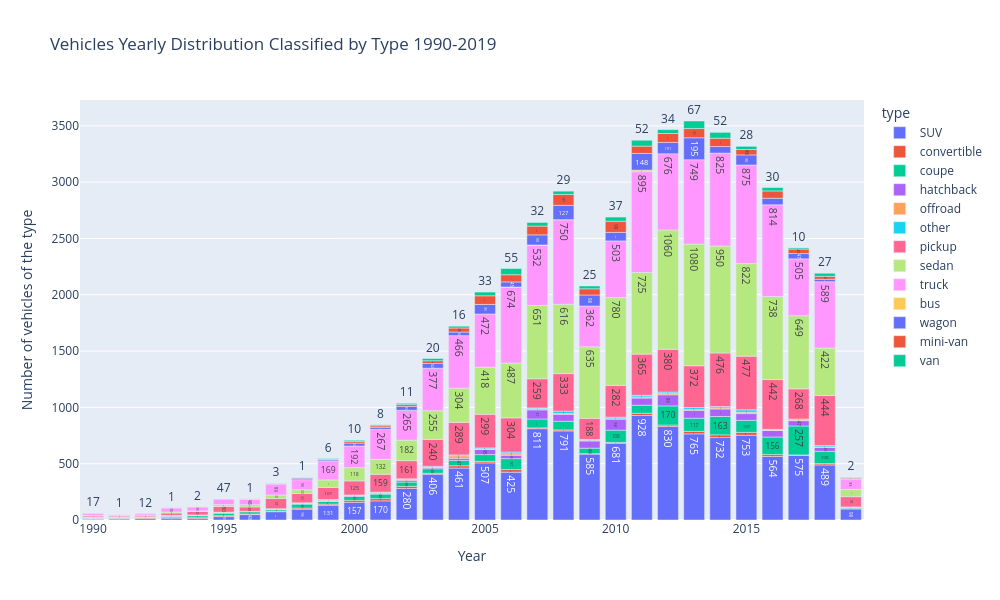
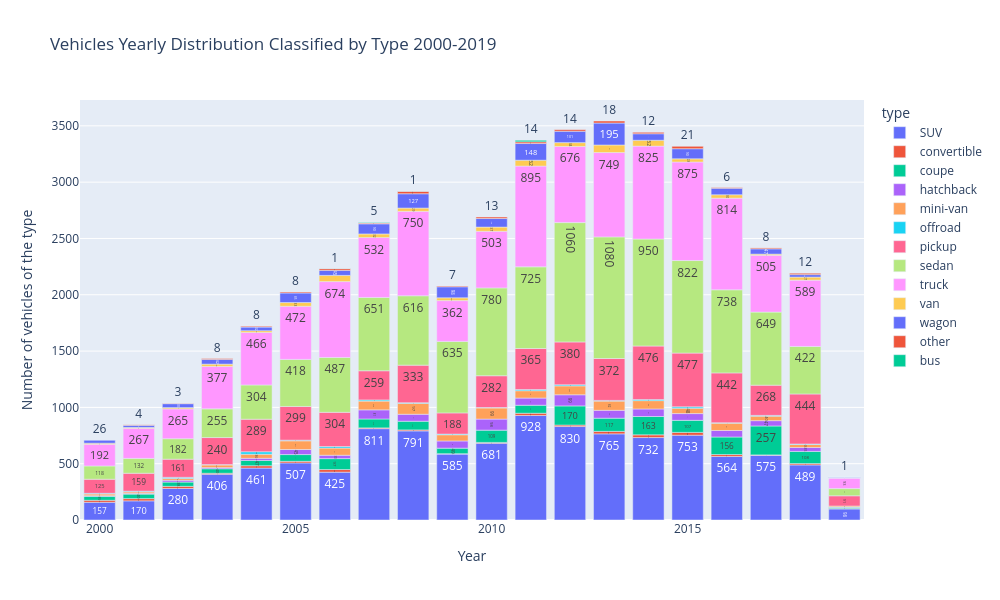

Notebook code cell kept with these figures, in order:
### Markdown cell above
The cars sell at quite similiar rates except buses which seem to be less popular with this client base. There is not a hyge variation in how quickly the colors or models sell either. Let us look at other parameters.

### Code cell
#group the vehicle database by year and types to see the distribution of the types by year
yearly_type = vdf_clean.groupby(['model_year','type']).count().reset_index()
yearly_type.rename(columns={'price': 'number_of_vehicles'}, inplace=True)
yearly_type.drop(columns=['model','condition','cylinders','fuel','odometer','transmission','paint_color','is_4wd','date_posted','days_listed'], inplace=True)
#we filter the dataframe to only look at model years after 1990
yearly_type_1990 = yearly_type[yearly_type['model_year'] >= 1990]
detailed_types_bar_1990 = px.bar(yearly_type_1990, 
                             x ='model_year', 
                             y = 'number_of_vehicles', 
                             color = 'type', 
                             title='Vehicles Yearly Distribution Classified by Type 1990-2019', 
                             text = 'number_of_vehicles',
                             labels = dict(model_year = 'Year', number_of_vehicles = 'Number of vehicles of the type'),
                             height=600,
                             width=1000
                             )
detailed_types_bar_1990.show()
#we filter further to look at only years after 2000
yearly_type_2000 = yearly_type[yearly_type['model_year'] >= 2000]
detailed_types_bar_2000 = px.bar(yearly_type_2000, 
                             x ='model_year', 
                             y = 'number_of_vehicles', 
                             color = 'type', 
                             title='Vehicles Yearly Distribution Classified by Type 2000-2019', 
                             text = 'number_of_vehicles',
                             labels = dict(model_year = 'Year', number_of_vehicles = 'Number of vehicles of the type'),
                             height=600,
                             width=1000
                             )
detailed_types_bar_2000.show()

### Figure 1 — Plotly figure (JSON) as saved in the notebook; plotly's stock layout.template omitted (floating-point values rounded to 4 significant figures)
{"data": [{"hovertemplate": "type=SUV<br>Year=%{x}<br>Number of vehicles of the type=%{text}<extra></extra>", "legendgroup": "SUV", "marker": {"color": "#636efa", "pattern": {"shape": ""}}, "name": "SUV", "orientation": "v", "showlegend": true, "text": [6.0, 9.0, 13.0, 17.0, 15.0, 30.0, 48.0, 74.0, 96.0, 131.0, 157.0, 170.0, 280.0, 406.0, 461.0, 507.0, 425.0, 811.0, 791.0, 585.0, 681.0, 928.0, 830.0, 765.0, 732.0, 753.0, 564.0, 575.0, 489.0, 98.0], "textposition": "auto", "type": "bar", "x": [1990, 1991, 1992, 1993, 1994, 1995, 1996, 1997, 1998, 1999, 2000, 2001, 2002, 2003, 2004, 2005, 2006, 2007, 2008, 2009, 2010, 2011, 2012, 2013, 2014, 2015, 2016, 2017, 2018, 2019], "xaxis": "x", "y": [6, 9, 13, 17, 15, 30, 48, 74, 96, 131, 157, 170, 280, 406, 461, 507, 425, 811, 791, 585, 681, 928, 830, 765, 732, 753, 564, 575, 489, 98], "yaxis": "y"}, {"hovertemplate": "type=convertible<br>Year=%{x}<br>Number of vehicles of the type=%{text}<extra></extra>", "legendgroup": "convertible", "marker": {"color": "#EF553B", "pattern": {"shape": ""}}, "name": "convertible", "orientation": "v", "showlegend": true, "text": [6.0, 6.0, 8.0, 4.0, 11.0, 8.0, 5.0, 5.0, 10.0, 10.0, 18.0, 20.0, 19.0, 9.0, 21.0, 14.0, 23.0, 7.0, 9.0, 4.0, 8.0, 20.0, 13.0, 22.0, 24.0, 25.0, 17.0, 3.0, 12.0, 4.0], "textposition": "auto", "type": "bar", "x": [1990, 1991, 1992, 1993, 1994, 1995, 1996, 1997, 1998, 1999, 2000, 2001, 2002, 2003, 2004, 2005, 2006, 2007, 2008, 2009, 2010, 2011, 2012, 2013, 2014, 2015, 2016, 2017, 2018, 2019], "xaxis": "x", "y": [6, 6, 8, 4, 11, 8, 5, 5, 10, 10, 18, 20, 19, 9, 21, 14, 23, 7, 9, 4, 8, 20, 13, 22, 24, 25, 17, 3, 12, 4], "yaxis": "y"}, {"hovertemplate": "type=coupe<br>Year=%{x}<br>Number of vehicles of the type=%{text}<extra></extra>", "legendgroup": "coupe", "marker": {"color": "#00cc96", "pattern": {"shape": ""}}, "name": "coupe", "orientation": "v", "showlegend": true, "text": [4.0, 4.0, 5.0, 11.0, 15.0, 24.0, 20.0, 13.0, 36.0, 23.0, 35.0, 40.0, 38.0, 40.0, 47.0, 60.0, 97.0, 79.0, 77.0, 49.0, 109.0, 71.0, 170.0, 117.0, 163.0, 107.0, 156.0, 257.0, 108.0, 12.0], "textposition": "auto", "type": "bar", "x": [1990, 1991, 1992, 1993, 1994, 1995, 1996, 1997, 1998, 1999, 2000, 2001, 2002, 2003, 2004, 2005, 2006, 2007, 2008, 2009, 2010, 2011, 2012, 2013, 2014, 2015, 2016, 2017, 2018, 2019], "xaxis": "x", "y": [4, 4, 5, 11, 15, 24, 20, 13, 36, 23, 35, 40, 38, 40, 47, 60, 97, 79, 77, 49, 109, 71, 170, 117, 163, 107, 156, 257, 108, 12], "yaxis": "y"}, {"hovertemplate": "type=hatchback<br>Year=%{x}<br>Number of vehicles of the type=%{text}<extra></extra>", "legendgroup": "hatchback", "marker": {"color": "#ab63fa", "pattern": {"shape": ""}}, "name": "hatchback", "orientation": "v", "showlegend": true, "text": [3.0, 3.0, 4.0, 1.0, 1.0, 2.0, 3.0, 6.0, 7.0, 16.0, 10.0, 19.0, 45.0, 30.0, 81.0, 62.0, 64.0, 98.0, 64.0, 99.0, 70.0, 67.0, 60.0, 58.0, 47.0, 35.0, 1.0], "textposition": "auto", "type": "bar", "x": [1990, 1991, 1993, 1994, 1995, 1998, 1999, 2000, 2001, 2002, 2003, 2004, 2005, 2006, 2007, 2008, 2009, 2010, 2011, 2012, 2013, 2014, 2015, 2016, 2017, 2018, 2019], "xaxis": "x", "y": [3, 3, 4, 1, 1, 2, 3, 6, 7, 16, 10, 19, 45, 30, 81, 62, 64, 98, 64, 99, 70, 67, 60, 58, 47, 35, 1], "yaxis": "y"}, {"hovertemplate": "type=offroad<br>Year=%{x}<br>Number of vehicles of the type=%{text}<extra></extra>", "legendgroup": "offroad", "marker": {"color": "#FFA15A", "pattern": {"shape": ""}}, "name": "offroad", "orientation": "v", "showlegend": true, "text": [4.0, 6.0, 2.0, 4.0, 5.0, 2.0, 5.0, 6.0, 9.0, 6.0, 6.0, 10.0, 3.0, 22.0, 6.0, 13.0, 10.0, 6.0, 6.0, 4.0, 10.0, 10.0, 6.0, 9.0, 12.0, 4.0, 7.0, 5.0], "textposition": "auto", "type": "bar", "x": [1990, 1991, 1992, 1993, 1995, 1996, 1997, 1998, 1999, 2000, 2001, 2002, 2003, 2004, 2005, 2006, 2007, 2008, 2009, 2010, 2011, 2012, 2013, 2014, 2015, 2016, 2017, 2018], "xaxis": "x", "y": [4, 6, 2, 4, 5, 2, 5, 6, 9, 6, 6, 10, 3, 22, 6, 13, 10, 6, 6, 4, 10, 10, 6, 9, 12, 4, 7, 5], "yaxis": "y"}, {"hovertemplate": "type=other<br>Year=%{x}<br>Number of vehicles of the type=%{text}<extra></extra>", "legendgroup": "other", "marker": {"color": "#19d3f3", "pattern": {"shape": ""}}, "name": "other", "orientation": "v", "showlegend": true, "text": [2.0, 1.0, 1.0, 1.0, 3.0, 2.0, 2.0, 3.0, 3.0, 6.0, 4.0, 3.0, 8.0, 8.0, 8.0, 15.0, 7.0, 22.0, 7.0, 13.0, 15.0, 14.0, 18.0, 12.0, 21.0, 6.0, 8.0, 12.0, 1.0], "textposition": "auto", "type": "bar", "x": [1990, 1991, 1992, 1993, 1994, 1995, 1996, 1997, 1998, 1999, 2001, 2002, 2003, 2004, 2005, 2006, 2007, 2008, 2009, 2010, 2011, 2012, 2013, 2014, 2015, 2016, 2017, 2018, 2019], "xaxis": "x", "y": [2, 1, 1, 1, 3, 2, 2, 3, 3, 6, 4, 3, 8, 8, 8, 15, 7, 22, 7, 13, 15, 14, 18, 12, 21, 6, 8, 12, 1], "yaxis": "y"}, {"hovertemplate": "type=pickup<br>Year=%{x}<br>Number of vehicles of the type=%{text}<extra></extra>", "legendgroup": "pickup", "marker": {"color": "#FF6692", "pattern": {"shape": ""}}, "name": "pickup", "orientation": "v", "showlegend": true, "text": [11.0, 10.0, 14.0, 21.0, 32.0, 50.0, 39.0, 91.0, 82.0, 107.0, 125.0, 159.0, 161.0, 240.0, 289.0, 299.0, 304.0, 259.0, 333.0, 188.0, 282.0, 365.0, 380.0, 372.0, 476.0, 477.0, 442.0, 268.0, 444.0, 91.0], "textposition": "auto", "type": "bar", "x": [1990, 1991, 1992, 1993, 1994, 1995, 1996, 1997, 1998, 1999, 2000, 2001, 2002, 2003, 2004, 2005, 2006, 2007, 2008, 2009, 2010, 2011, 2012, 2013, 2014, 2015, 2016, 2017, 2018, 2019], "xaxis": "x", "y": [11, 10, 14, 21, 32, 50, 39, 91, 82, 107, 125, 159, 161, 240, 289, 299, 304, 259, 333, 188, 282, 365, 380, 372, 476, 477, 442, 268, 444, 91], "yaxis": "y"}, {"hovertemplate": "type=sedan<br>Year=%{x}<br>Number of vehicles of the type=%{text}<extra></extra>", "legendgroup": "sedan", "marker": {"color": "#B6E880", "pattern": {"shape": ""}}, "name": "sedan", "orientation": "v", "showlegend": true, "text": [5.0, 3.0, 2.0, 9.0, 4.0, 17.0, 20.0, 31.0, 33.0, 67.0, 118.0, 132.0, 182.0, 255.0, 304.0, 418.0, 487.0, 651.0, 616.0, 635.0, 780.0, 725.0, 1060.0, 1080.0, 950.0, 822.0, 738.0, 649.0, 422.0, 64.0], "textposition": "auto", "type": "bar", "x": [1990, 1991, 1992, 1993, 1994, 1995, 1996, 1997, 1998, 1999, 2000, 2001, 2002, 2003, 2004, 2005, 2006, 2007, 2008, 2009, 2010, 2011, 2012, 2013, 2014, 2015, 2016, 2017, 2018, 2019], "xaxis": "x", "y": [5, 3, 2, 9, 4, 17, 20, 31, 33, 67, 118, 132, 182, 255, 304, 418, 487, 651, 616, 635, 780, 725, 1060, 1080, 950, 822, 738, 649, 422, 64], "yaxis": "y"}, {"hovertemplate": "type=truck<br>Year=%{x}<br>Number of vehicles of the type=%{text}<extra></extra>", "legendgroup": "truck", "marker": {"color": "#FF97FF", "pattern": {"shape": ""}}, "name": "truck", "orientation": "v", "showlegend": true, "text": [17.0, 8.0, 12.0, 36.0, 35.0, 47.0, 48.0, 99.0, 90.0, 169.0, 192.0, 267.0, 265.0, 377.0, 466.0, 472.0, 674.0, 532.0, 750.0, 362.0, 503.0, 895.0, 676.0, 749.0, 825.0, 875.0, 814.0, 505.0, 589.0, 93.0], "textposition": "auto", "type": "bar", "x": [1990, 1991, 1992, 1993, 1994, 1995, 1996, 1997, 1998, 1999, 2000, 2001, 2002, 2003, 2004, 2005, 2006, 2007, 2008, 2009, 2010, 2011, 2012, 2013, 2014, 2015, 2016, 2017, 2018, 2019], "xaxis": "x", "y": [17, 8, 12, 36, 35, 47, 48, 99, 90, 169, 192, 267, 265, 377, 466, 472, 674, 532, 750, 362, 503, 895, 676, 749, 825, 875, 814, 505, 589, 93], "yaxis": "y"}, {"hovertemplate": "type=bus<br>Year=%{x}<br>Number of vehicles of the type=%{text}<extra></extra>", "legendgroup": "bus", "marker": {"color": "#FECB52", "pattern": {"shape": ""}}, "name": "bus", "orientation": "v", "showlegend": true, "text": [1.0, 2.0, 1.0, 5.0, 1.0, 14.0], "textposition": "auto", "type": "bar", "x": [1991, 1994, 2006, 2007, 2008, 2011], "xaxis": "x", "y": [1, 2, 1, 5, 1, 14], "yaxis": "y"}, {"hovertemplate": "type=wagon<br>Year=%{x}<br>Number of vehicles of the type=%{text}<extra></extra>", "legendgroup": "wagon", "marker": {"color": "#636efa", "pattern": {"shape": ""}}, "name": "wagon", "orientation": "v", "showlegend": true, "text": [1.0, 3.0, 1.0, 13.0, 11.0, 26.0, 19.0, 35.0, 42.0, 32.0, 85.0, 45.0, 90.0, 127.0, 98.0, 76.0, 148.0, 101.0, 195.0, 58.0, 90.0, 58.0, 47.0, 22.0, 5.0], "textposition": "auto", "type": "bar", "x": [1993, 1996, 1997, 1998, 1999, 2000, 2001, 2002, 2003, 2004, 2005, 2006, 2007, 2008, 2009, 2010, 2011, 2012, 2013, 2014, 2015, 2016, 2017, 2018, 2019], "xaxis": "x", "y": [1, 3, 1, 13, 11, 26, 19, 35, 42, 32, 85, 45, 90, 127, 98, 76, 148, 101, 195, 58, 90, 58, 47, 22, 5], "yaxis": "y"}, {"hovertemplate": "type=mini-van<br>Year=%{x}<br>Number of vehicles of the type=%{text}<extra></extra>", "legendgroup": "mini-van", "marker": {"color": "#EF553B", "pattern": {"shape": ""}}, "name": "mini-van", "orientation": "v", "showlegend": true, "text": [1.0, 2.0, 6.0, 4.0, 15.0, 13.0, 16.0, 24.0, 36.0, 77.0, 64.0, 78.0, 97.0, 55.0, 99.0, 65.0, 79.0, 82.0, 74.0, 48.0, 65.0, 40.0, 26.0, 9.0], "textposition": "auto", "type": "bar", "x": [1996, 1997, 1998, 1999, 2000, 2001, 2002, 2003, 2004, 2005, 2006, 2007, 2008, 2009, 2010, 2011, 2012, 2013, 2014, 2015, 2016, 2017, 2018, 2019], "xaxis": "x", "y": [1, 2, 6, 4, 15, 13, 16, 24, 36, 77, 64, 78, 97, 55, 99, 65, 79, 82, 74, 48, 65, 40, 26, 9], "yaxis": "y"}, {"hovertemplate": "type=van<br>Year=%{x}<br>Number of vehicles of the type=%{text}<extra></extra>", "legendgroup": "van", "marker": {"color": "#00cc96", "pattern": {"shape": ""}}, "name": "van", "orientation": "v", "showlegend": true, "text": [1.0, 3.0, 1.0, 6.0, 10.0, 8.0, 11.0, 20.0, 16.0, 33.0, 55.0, 32.0, 29.0, 25.0, 37.0, 52.0, 34.0, 67.0, 52.0, 28.0, 30.0, 10.0, 27.0, 2.0], "textposition": "auto", "type": "bar", "x": [1996, 1997, 1998, 1999, 2000, 2001, 2002, 2003, 2004, 2005, 2006, 2007, 2008, 2009, 2010, 2011, 2012, 2013, 2014, 2015, 2016, 2017, 2018, 2019], "xaxis": "x", "y": [1, 3, 1, 6, 10, 8, 11, 20, 16, 33, 55, 32, 29, 25, 37, 52, 34, 67, 52, 28, 30, 10, 27, 2], "yaxis": "y"}], "layout": {"barmode": "relative", "height": 600, "legend": {"title": {"text": "type"}, "tracegroupgap": 0}, "title": {"text": "Vehicles Yearly Distribution Classified by Type 1990-2019"}, "width": 1000, "xaxis": {"anchor": "y", "domain": [0, 1], "title": {"text": "Year"}}, "yaxis": {"anchor": "x", "domain": [0, 1], "title": {"text": "Number of vehicles of the type"}}}}

### Figure 2 — Plotly figure (JSON) as saved in the notebook; plotly's stock layout.template omitted (floating-point values rounded to 4 significant figures)
{"data": [{"hovertemplate": "type=SUV<br>Year=%{x}<br>Number of vehicles of the type=%{text}<extra></extra>", "legendgroup": "SUV", "marker": {"color": "#636efa", "pattern": {"shape": ""}}, "name": "SUV", "orientation": "v", "showlegend": true, "text": [157.0, 170.0, 280.0, 406.0, 461.0, 507.0, 425.0, 811.0, 791.0, 585.0, 681.0, 928.0, 830.0, 765.0, 732.0, 753.0, 564.0, 575.0, 489.0, 98.0], "textposition": "auto", "type": "bar", "x": [2000, 2001, 2002, 2003, 2004, 2005, 2006, 2007, 2008, 2009, 2010, 2011, 2012, 2013, 2014, 2015, 2016, 2017, 2018, 2019], "xaxis": "x", "y": [157, 170, 280, 406, 461, 507, 425, 811, 791, 585, 681, 928, 830, 765, 732, 753, 564, 575, 489, 98], "yaxis": "y"}, {"hovertemplate": "type=convertible<br>Year=%{x}<br>Number of vehicles of the type=%{text}<extra></extra>", "legendgroup": "convertible", "marker": {"color": "#EF553B", "pattern": {"shape": ""}}, "name": "convertible", "orientation": "v", "showlegend": true, "text": [18.0, 20.0, 19.0, 9.0, 21.0, 14.0, 23.0, 7.0, 9.0, 4.0, 8.0, 20.0, 13.0, 22.0, 24.0, 25.0, 17.0, 3.0, 12.0, 4.0], "textposition": "auto", "type": "bar", "x": [2000, 2001, 2002, 2003, 2004, 2005, 2006, 2007, 2008, 2009, 2010, 2011, 2012, 2013, 2014, 2015, 2016, 2017, 2018, 2019], "xaxis": "x", "y": [18, 20, 19, 9, 21, 14, 23, 7, 9, 4, 8, 20, 13, 22, 24, 25, 17, 3, 12, 4], "yaxis": "y"}, {"hovertemplate": "type=coupe<br>Year=%{x}<br>Number of vehicles of the type=%{text}<extra></extra>", "legendgroup": "coupe", "marker": {"color": "#00cc96", "pattern": {"shape": ""}}, "name": "coupe", "orientation": "v", "showlegend": true, "text": [35.0, 40.0, 38.0, 40.0, 47.0, 60.0, 97.0, 79.0, 77.0, 49.0, 109.0, 71.0, 170.0, 117.0, 163.0, 107.0, 156.0, 257.0, 108.0, 12.0], "textposition": "auto", "type": "bar", "x": [2000, 2001, 2002, 2003, 2004, 2005, 2006, 2007, 2008, 2009, 2010, 2011, 2012, 2013, 2014, 2015, 2016, 2017, 2018, 2019], "xaxis": "x", "y": [35, 40, 38, 40, 47, 60, 97, 79, 77, 49, 109, 71, 170, 117, 163, 107, 156, 257, 108, 12], "yaxis": "y"}, {"hovertemplate": "type=hatchback<br>Year=%{x}<br>Number of vehicles of the type=%{text}<extra></extra>", "legendgroup": "hatchback", "marker": {"color": "#ab63fa", "pattern": {"shape": ""}}, "name": "hatchback", "orientation": "v", "showlegend": true, "text": [6.0, 7.0, 16.0, 10.0, 19.0, 45.0, 30.0, 81.0, 62.0, 64.0, 98.0, 64.0, 99.0, 70.0, 67.0, 60.0, 58.0, 47.0, 35.0, 1.0], "textposition": "auto", "type": "bar", "x": [2000, 2001, 2002, 2003, 2004, 2005, 2006, 2007, 2008, 2009, 2010, 2011, 2012, 2013, 2014, 2015, 2016, 2017, 2018, 2019], "xaxis": "x", "y": [6, 7, 16, 10, 19, 45, 30, 81, 62, 64, 98, 64, 99, 70, 67, 60, 58, 47, 35, 1], "yaxis": "y"}, {"hovertemplate": "type=mini-van<br>Year=%{x}<br>Number of vehicles of the type=%{text}<extra></extra>", "legendgroup": "mini-van", "marker": {"color": "#FFA15A", "pattern": {"shape": ""}}, "name": "mini-van", "orientation": "v", "showlegend": true, "text": [15.0, 13.0, 16.0, 24.0, 36.0, 77.0, 64.0, 78.0, 97.0, 55.0, 99.0, 65.0, 79.0, 82.0, 74.0, 48.0, 65.0, 40.0, 26.0, 9.0], "textposition": "auto", "type": "bar", "x": [2000, 2001, 2002, 2003, 2004, 2005, 2006, 2007, 2008, 2009, 2010, 2011, 2012, 2013, 2014, 2015, 2016, 2017, 2018, 2019], "xaxis": "x", "y": [15, 13, 16, 24, 36, 77, 64, 78, 97, 55, 99, 65, 79, 82, 74, 48, 65, 40, 26, 9], "yaxis": "y"}, {"hovertemplate": "type=offroad<br>Year=%{x}<br>Number of vehicles of the type=%{text}<extra></extra>", "legendgroup": "offroad", "marker": {"color": "#19d3f3", "pattern": {"shape": ""}}, "name": "offroad", "orientation": "v", "showlegend": true, "text": [6.0, 6.0, 10.0, 3.0, 22.0, 6.0, 13.0, 10.0, 6.0, 6.0, 4.0, 10.0, 10.0, 6.0, 9.0, 12.0, 4.0, 7.0, 5.0], "textposition": "auto", "type": "bar", "x": [2000, 2001, 2002, 2003, 2004, 2005, 2006, 2007, 2008, 2009, 2010, 2011, 2012, 2013, 2014, 2015, 2016, 2017, 2018], "xaxis": "x", "y": [6, 6, 10, 3, 22, 6, 13, 10, 6, 6, 4, 10, 10, 6, 9, 12, 4, 7, 5], "yaxis": "y"}, {"hovertemplate": "type=pickup<br>Year=%{x}<br>Number of vehicles of the type=%{text}<extra></extra>", "legendgroup": "pickup", "marker": {"color": "#FF6692", "pattern": {"shape": ""}}, "name": "pickup", "orientation": "v", "showlegend": true, "text": [125.0, 159.0, 161.0, 240.0, 289.0, 299.0, 304.0, 259.0, 333.0, 188.0, 282.0, 365.0, 380.0, 372.0, 476.0, 477.0, 442.0, 268.0, 444.0, 91.0], "textposition": "auto", "type": "bar", "x": [2000, 2001, 2002, 2003, 2004, 2005, 2006, 2007, 2008, 2009, 2010, 2011, 2012, 2013, 2014, 2015, 2016, 2017, 2018, 2019], "xaxis": "x", "y": [125, 159, 161, 240, 289, 299, 304, 259, 333, 188, 282, 365, 380, 372, 476, 477, 442, 268, 444, 91], "yaxis": "y"}, {"hovertemplate": "type=sedan<br>Year=%{x}<br>Number of vehicles of the type=%{text}<extra></extra>", "legendgroup": "sedan", "marker": {"color": "#B6E880", "pattern": {"shape": ""}}, "name": "sedan", "orientation": "v", "showlegend": true, "text": [118.0, 132.0, 182.0, 255.0, 304.0, 418.0, 487.0, 651.0, 616.0, 635.0, 780.0, 725.0, 1060.0, 1080.0, 950.0, 822.0, 738.0, 649.0, 422.0, 64.0], "textposition": "auto", "type": "bar", "x": [2000, 2001, 2002, 2003, 2004, 2005, 2006, 2007, 2008, 2009, 2010, 2011, 2012, 2013, 2014, 2015, 2016, 2017, 2018, 2019], "xaxis": "x", "y": [118, 132, 182, 255, 304, 418, 487, 651, 616, 635, 780, 725, 1060, 1080, 950, 822, 738, 649, 422, 64], "yaxis": "y"}, {"hovertemplate": "type=truck<br>Year=%{x}<br>Number of vehicles of the type=%{text}<extra></extra>", "legendgroup": "truck", "marker": {"color": "#FF97FF", "pattern": {"shape": ""}}, "name": "truck", "orientation": "v", "showlegend": true, "text": [192.0, 267.0, 265.0, 377.0, 466.0, 472.0, 674.0, 532.0, 750.0, 362.0, 503.0, 895.0, 676.0, 749.0, 825.0, 875.0, 814.0, 505.0, 589.0, 93.0], "textposition": "auto", "type": "bar", "x": [2000, 2001, 2002, 2003, 2004, 2005, 2006, 2007, 2008, 2009, 2010, 2011, 2012, 2013, 2014, 2015, 2016, 2017, 2018, 2019], "xaxis": "x", "y": [192, 267, 265, 377, 466, 472, 674, 532, 750, 362, 503, 895, 676, 749, 825, 875, 814, 505, 589, 93], "yaxis": "y"}, {"hovertemplate": "type=van<br>Year=%{x}<br>Number of vehicles of the type=%{text}<extra></extra>", "legendgroup": "van", "marker": {"color": "#FECB52", "pattern": {"shape": ""}}, "name": "van", "orientation": "v", "showlegend": true, "text": [10.0, 8.0, 11.0, 20.0, 16.0, 33.0, 55.0, 32.0, 29.0, 25.0, 37.0, 52.0, 34.0, 67.0, 52.0, 28.0, 30.0, 10.0, 27.0, 2.0], "textposition": "auto", "type": "bar", "x": [2000, 2001, 2002, 2003, 2004, 2005, 2006, 2007, 2008, 2009, 2010, 2011, 2012, 2013, 2014, 2015, 2016, 2017, 2018, 2019], "xaxis": "x", "y": [10, 8, 11, 20, 16, 33, 55, 32, 29, 25, 37, 52, 34, 67, 52, 28, 30, 10, 27, 2], "yaxis": "y"}, {"hovertemplate": "type=wagon<br>Year=%{x}<br>Number of vehicles of the type=%{text}<extra></extra>", "legendgroup": "wagon", "marker": {"color": "#636efa", "pattern": {"shape": ""}}, "name": "wagon", "orientation": "v", "showlegend": true, "text": [26.0, 19.0, 35.0, 42.0, 32.0, 85.0, 45.0, 90.0, 127.0, 98.0, 76.0, 148.0, 101.0, 195.0, 58.0, 90.0, 58.0, 47.0, 22.0, 5.0], "textposition": "auto", "type": "bar", "x": [2000, 2001, 2002, 2003, 2004, 2005, 2006, 2007, 2008, 2009, 2010, 2011, 2012, 2013, 2014, 2015, 2016, 2017, 2018, 2019], "xaxis": "x", "y": [26, 19, 35, 42, 32, 85, 45, 90, 127, 98, 76, 148, 101, 195, 58, 90, 58, 47, 22, 5], "yaxis": "y"}, {"hovertemplate": "type=other<br>Year=%{x}<br>Number of vehicles of the type=%{text}<extra></extra>", "legendgroup": "other", "marker": {"color": "#EF553B", "pattern": {"shape": ""}}, "name": "other", "orientation": "v", "showlegend": true, "text": [4.0, 3.0, 8.0, 8.0, 8.0, 15.0, 7.0, 22.0, 7.0, 13.0, 15.0, 14.0, 18.0, 12.0, 21.0, 6.0, 8.0, 12.0, 1.0], "textposition": "auto", "type": "bar", "x": [2001, 2002, 2003, 2004, 2005, 2006, 2007, 2008, 2009, 2010, 2011, 2012, 2013, 2014, 2015, 2016, 2017, 2018, 2019], "xaxis": "x", "y": [4, 3, 8, 8, 8, 15, 7, 22, 7, 13, 15, 14, 18, 12, 21, 6, 8, 12, 1], "yaxis": "y"}, {"hovertemplate": "type=bus<br>Year=%{x}<br>Number of vehicles of the type=%{text}<extra></extra>", "legendgroup": "bus", "marker": {"color": "#00cc96", "pattern": {"shape": ""}}, "name": "bus", "orientation": "v", "showlegend": true, "text": [1.0, 5.0, 1.0, 14.0], "textposition": "auto", "type": "bar", "x": [2006, 2007, 2008, 2011], "xaxis": "x", "y": [1, 5, 1, 14], "yaxis": "y"}], "layout": {"barmode": "relative", "height": 600, "legend": {"title": {"text": "type"}, "tracegroupgap": 0}, "title": {"text": "Vehicles Yearly Distribution Classified by Type 2000-2019"}, "width": 1000, "xaxis": {"anchor": "y", "domain": [0, 1], "title": {"text": "Year"}}, "yaxis": {"anchor": "x", "domain": [0, 1], "title": {"text": "Number of vehicles of the type"}}}}
